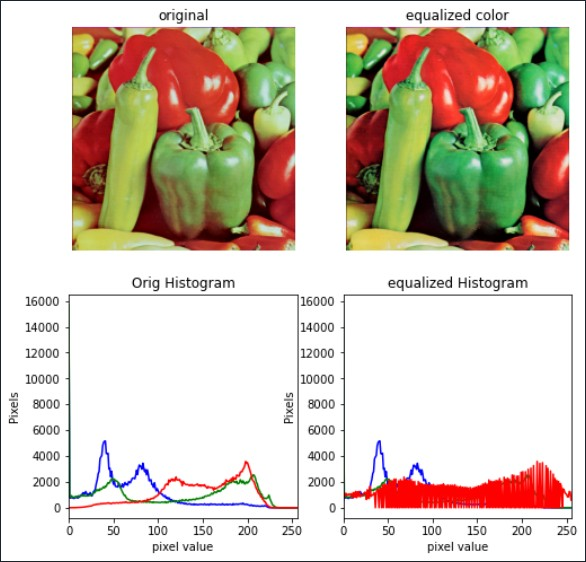
#> input picture 2021_TheSecondHalf_컴퓨터비젼/Report_2021254006_김대훈_w7_01.jpg, 586 x 562 px
$ python '컴퓨터비젼_2021254006_김대훈_실습_w2_ImageResize.py' --path 'Report_2021254006_김대훈_w7_01.jpg'
#> lines starting #> are read from the running program, lines starting #| are printed output that depends on the picture
import argparse
import cv2

parser = argparse.ArgumentParser()
parser.add_argument('--path', default='C:\Lena.png',help='Image path')
params = parser.parse_args()
img = cv2.imread(params.path)
#> img is the input picture: shape (562, 586, 3); mean B, G, R 186.4, 200.9, 211.9

print('original image shape:',img.shape)
#| original image shape: (562, 586, 3)
cv2.imshow('original mg',img)

width, height = 128, 256
resized_img = cv2.resize(img,(width,height))
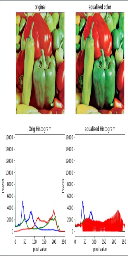
#> resized_img: shape (256, 128, 3); mean B, G, R 188.1, 202.6, 213.5
print('resized to 128*256 image shape:',resized_img.shape)
#| resized to 128*256 image shape: (256, 128, 3)

cv2.imshow('resized 128*256',resized_img)

w_mult, h_mult = 0.25,0.5
resized_img = cv2.resize(img,(0,0),resized_img,w_mult,h_mult)
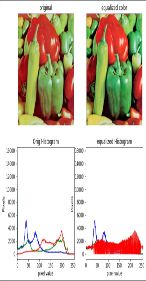
#> resized_img: shape (281, 146, 3); mean B, G, R 186.9, 201.4, 212.5
print('image shape:',resized_img.shape)
#| image shape: (281, 146, 3)

cv2.imshow('resized_mult',resized_img)

w_mult,h_mult = 2,4
resized_img = cv2.resize(img,(0,0),resized_img,w_mult,h_mult,cv2.INTER_NEAREST)
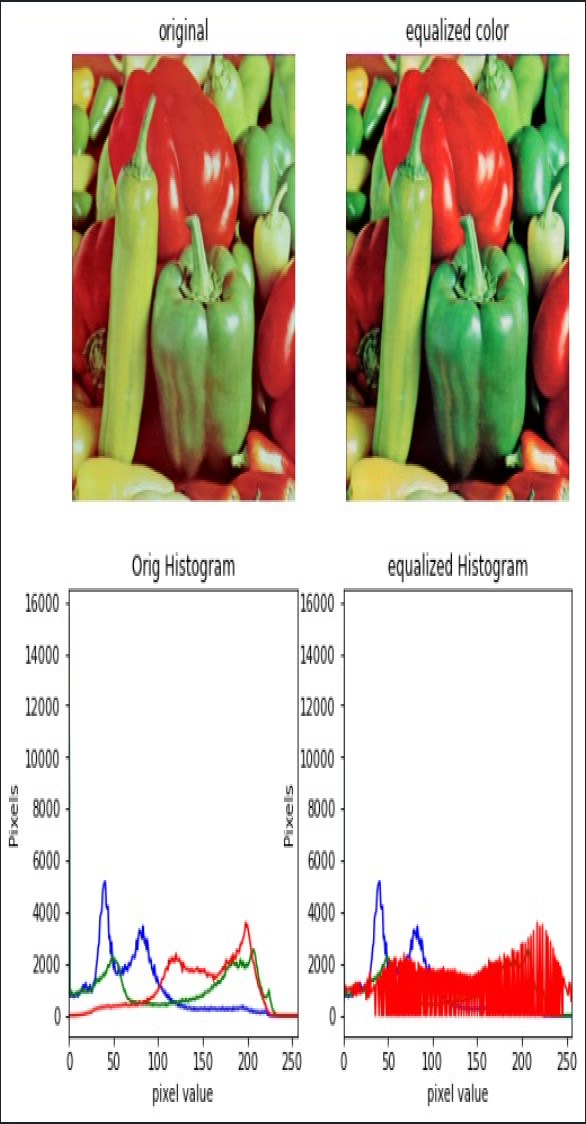
#> resized_img: shape (2248, 1172, 3) (shown at 1/2 size); mean B, G, R 186.4, 200.9, 211.9
print('image shape:',resized_img.shape)
#| image shape: (2248, 1172, 3)

cv2.imshow('resized_INTER_NEAREST',resized_img)


img_flip_along_x = cv2.flip(img,0)
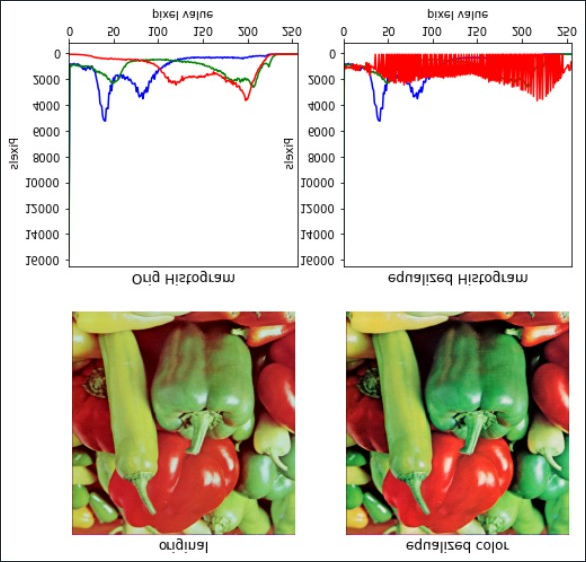
#> img_flip_along_x: shape (562, 586, 3); mean B, G, R 186.4, 200.9, 211.9
img_flip_along_x_along_y = cv2.flip(img_flip_along_x,1)
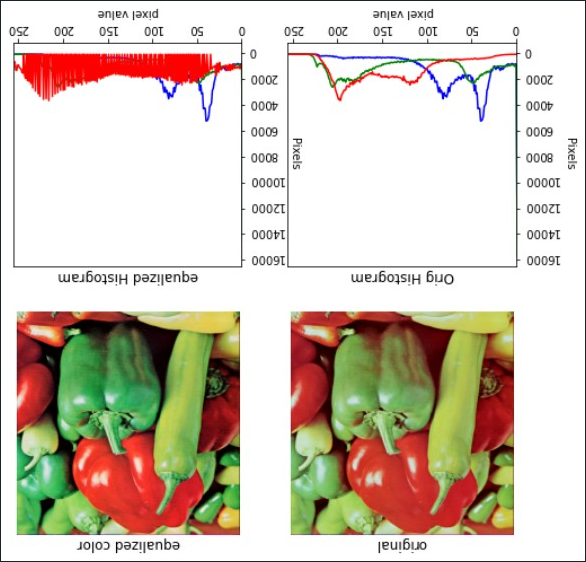
#> img_flip_along_x_along_y: shape (562, 586, 3); mean B, G, R 186.4, 200.9, 211.9
img_flipped_xy = cv2.flip(img,-1)
assert img_flipped_xy.all() == img_flip_along_x_along_y.all()

cv2.imshow('resized_flip',img_flip_along_x)

cv2.waitKey(0)
